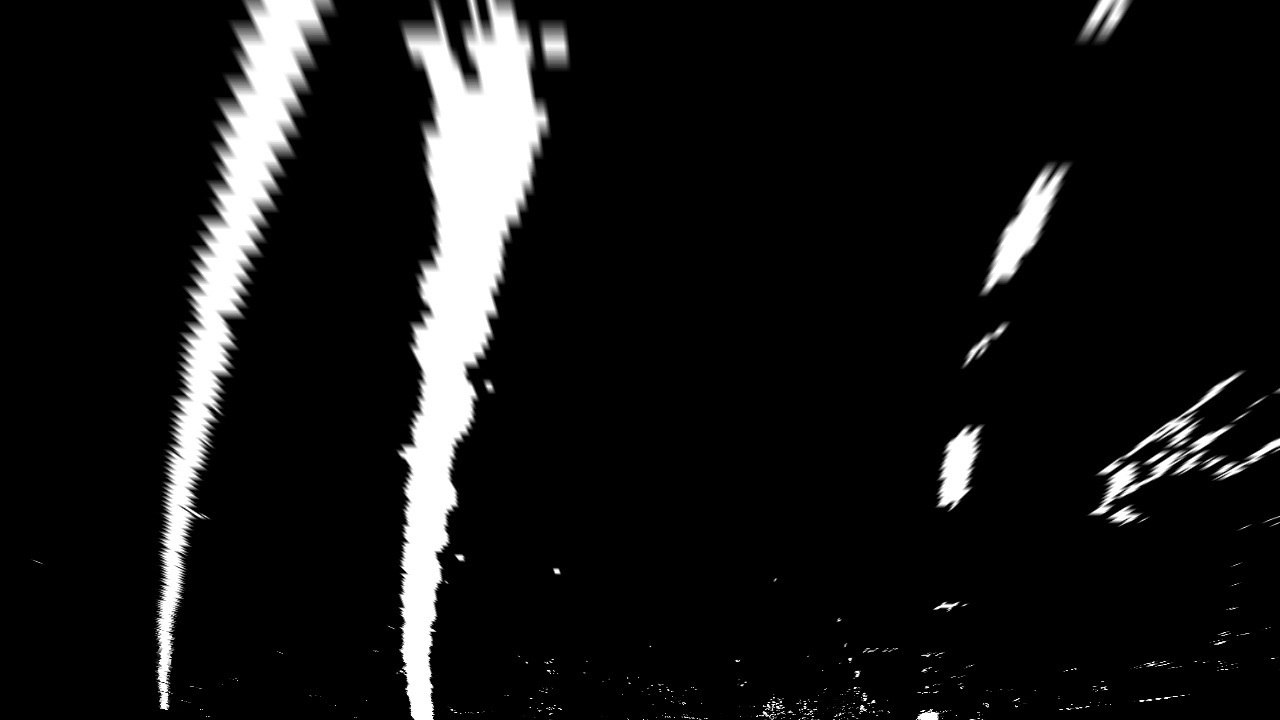
#> input picture Project 4/test_images/birdseye1.jpg, 1280 x 720 px
$ python -i video_gen.py   (imports and definitions only)   (older library calls are emulated)
#> lines starting #> are read from the running program, lines starting #| are printed output that depends on the picture
#> further down, picture is the input picture: shape (720, 1280, 3); min 0, max 255, mean 22.8
from moviepy.editor import VideoFileClip
from IPython.display import HTML
import numpy as np
import cv2
import pickle
import glob
from tracker import tracker

# Read in the saved objpoints and imgpoints
# [1 line not run here, left out]
# [1 line that did not run here, left out]
# [1 line that did not run here, left out]

def abs_sobel_thresh(img, orient='x', sobel_kernel=3, thresh=(0, 255)):
#> called with orient = 'x', sobel_kernel = 3, thresh = (0, 255)
    gray = cv2.cvtColor(img, cv2.COLOR_RGB2GRAY)
    if orient =='x':
        sobel = cv2.Sobel(gray, cv2.CV_64F, 1, 0, ksize = sobel_kernel)
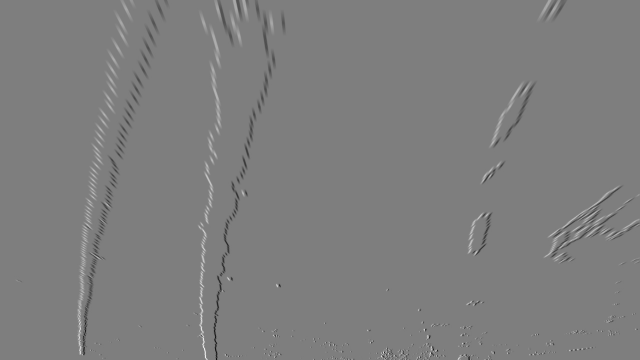
#> sobel: shape (720, 1280) float64 (shown at 1/2 size); min -988, max 1011, mean 0; drawn with min black and max white
    if orient =='y':
        sobel = cv2.Sobel(gray, cv2.CV_64F, 0, 1, ksize = sobel_kernel)
    abs_sobel = np.absolute(sobel)
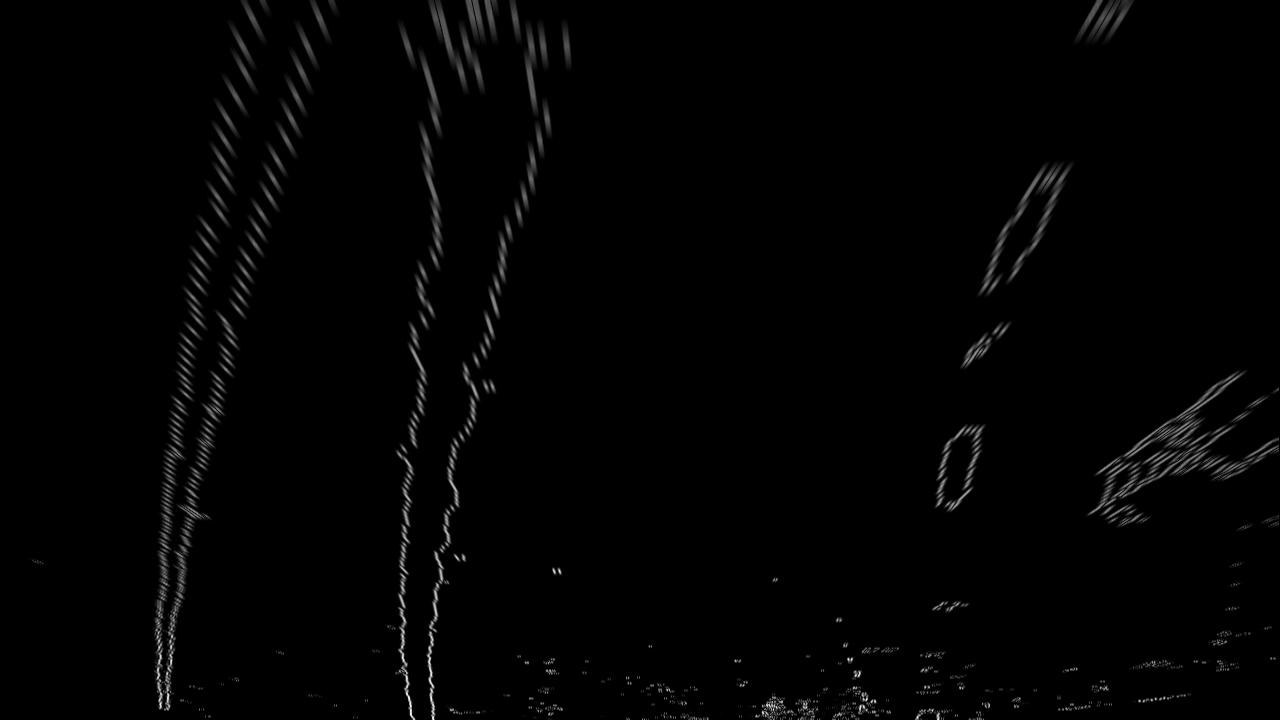
#> abs_sobel: shape (720, 1280) float64; min 0, max 1011, mean 11.6; drawn with min black and max white
    scaled_sobel = np.uint8(255*abs_sobel/np.max(abs_sobel))
    sxbinary = np.zeros_like(scaled_sobel)
    sxbinary[(scaled_sobel >= thresh[0]) & (scaled_sobel <= thresh[1])] = 1
    binary_output = sxbinary
    return binary_output

# [145 lines left out: functions mag_thresh, dir_thresh, color_threshold, window_mask, process_image, not called in this run]

Input_video = 'project_video.mp4'
Output_video = 'output1_tracked.mp4'

# [1 line that did not run here, left out]
# [1 line that did not run here, left out]
# [1 line not run here, left out]

>>> import cv2
>>> picture = cv2.cvtColor(cv2.imread('test_images/birdseye1.jpg'), cv2.COLOR_BGR2RGB)
>>> result = abs_sobel_thresh(picture)
#> result: shape (720, 1280); every value is 1

$ run again, on Project 4/test_images/birdseye2.jpg
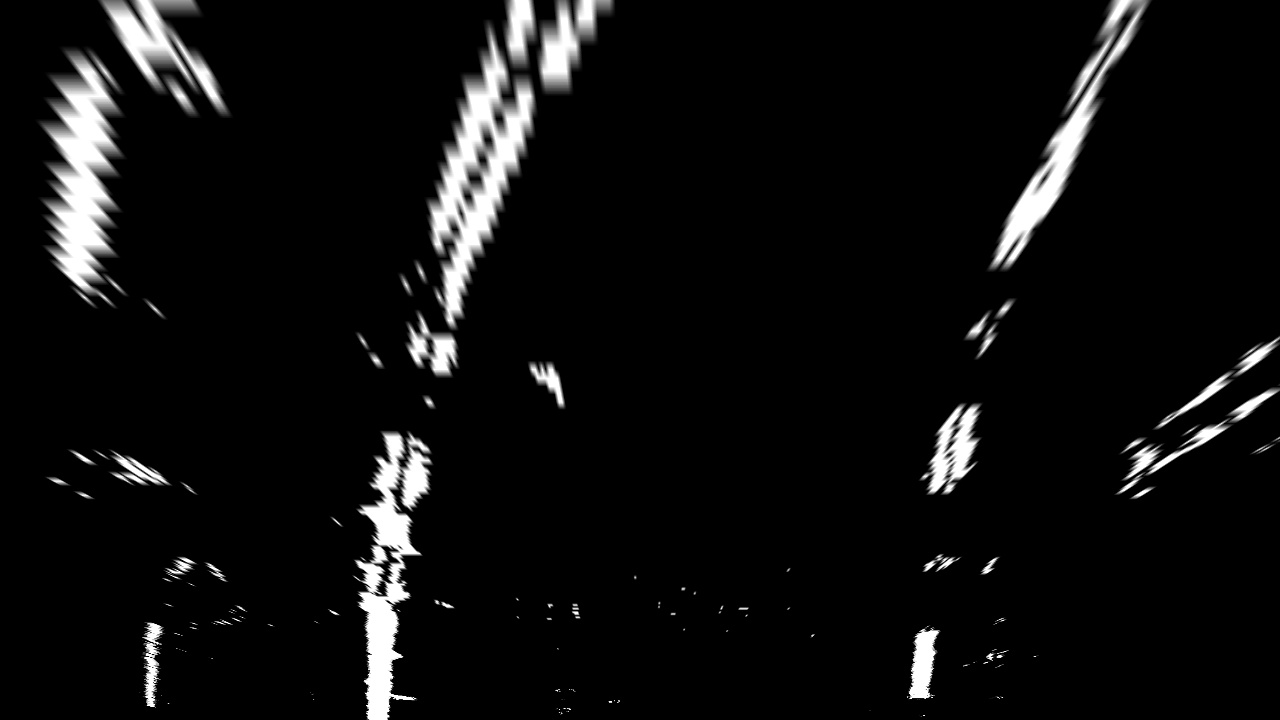
#> input picture Project 4/test_images/birdseye2.jpg, 1280 x 720 px
#> picture is the input picture: shape (720, 1280, 3); min 0, max 255, mean 15.2
#> in abs_sobel_thresh, `sobel = cv2.Sobel(gray, cv2.CV_64F, 1, 0, ksize = sobel_kernel)`:
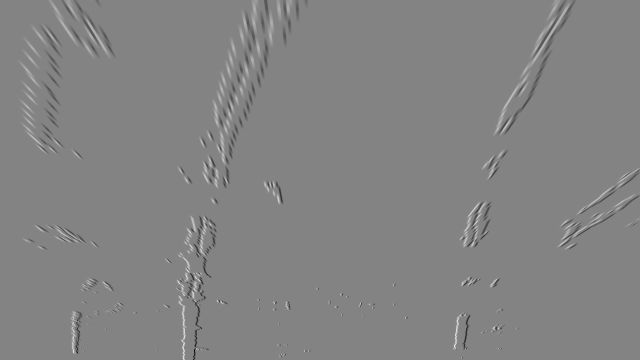
#> sobel: shape (720, 1280) float64 (shown at 1/2 size); min -1014, max 948, mean 0; drawn with min black and max white
#> in abs_sobel_thresh, `abs_sobel = np.absolute(sobel)`:
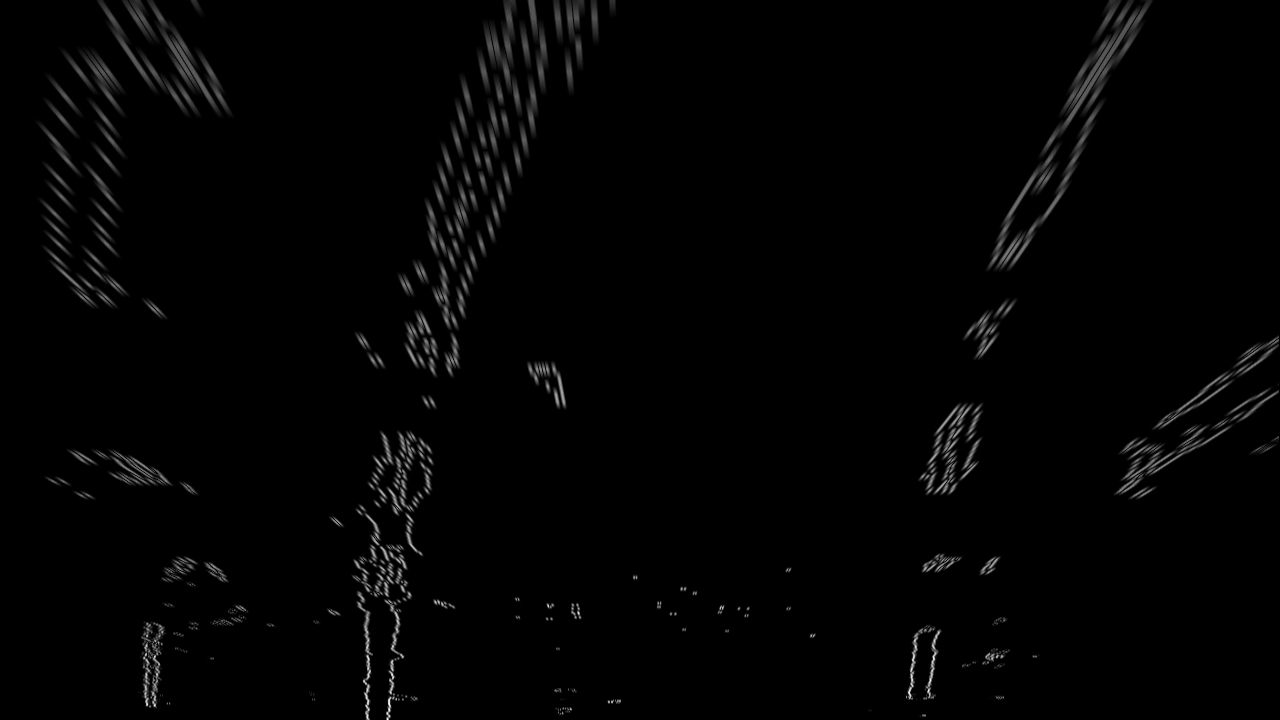
#> abs_sobel: shape (720, 1280) float64; min 0, max 1014, mean 13.4; drawn with min black and max white
#> result: shape (720, 1280); every value is 1

$ run again, on Project 4/test_images/birdseye3.jpg
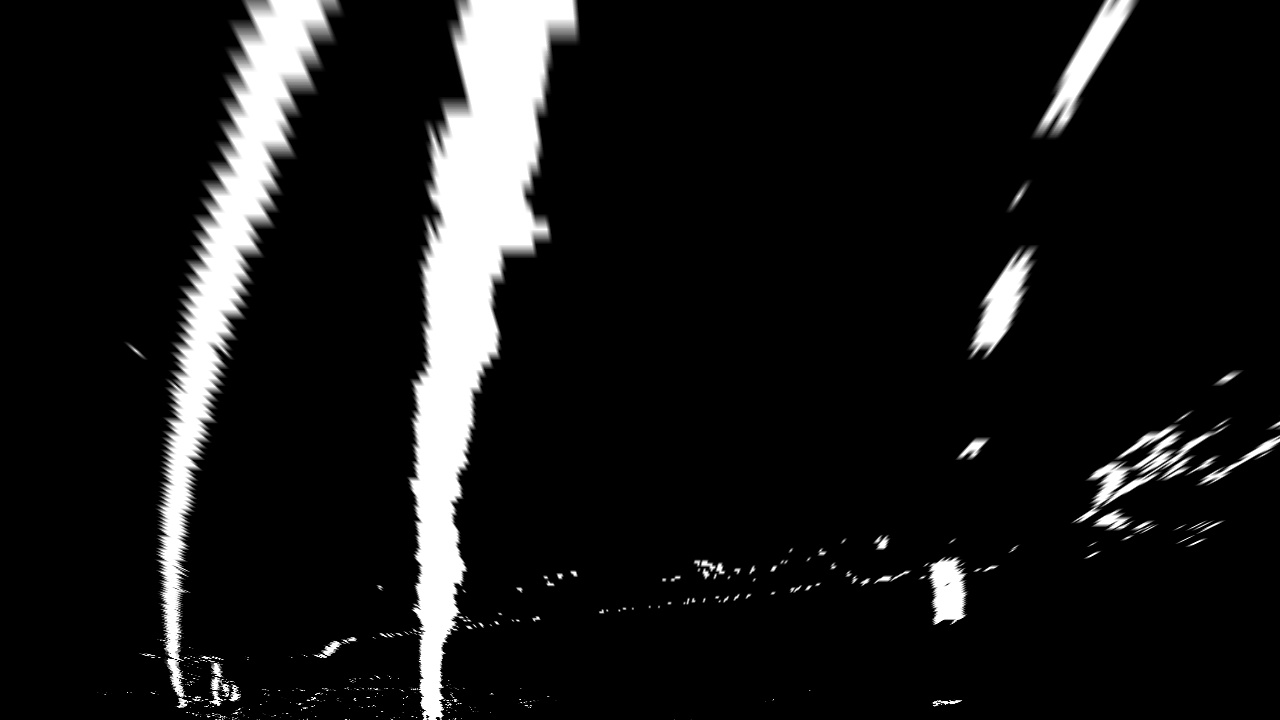
#> input picture Project 4/test_images/birdseye3.jpg, 1280 x 720 px
#> picture is the input picture: shape (720, 1280, 3); min 0, max 255, mean 24.5
#> in abs_sobel_thresh, `sobel = cv2.Sobel(gray, cv2.CV_64F, 1, 0, ksize = sobel_kernel)`:
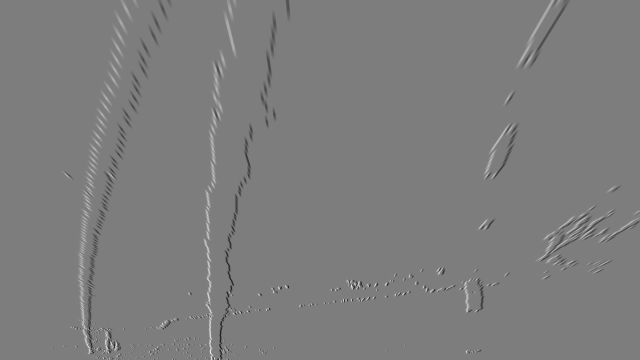
#> sobel: shape (720, 1280) float64 (shown at 1/2 size); min -966, max 993, mean 0; drawn with min black and max white
#> in abs_sobel_thresh, `abs_sobel = np.absolute(sobel)`:
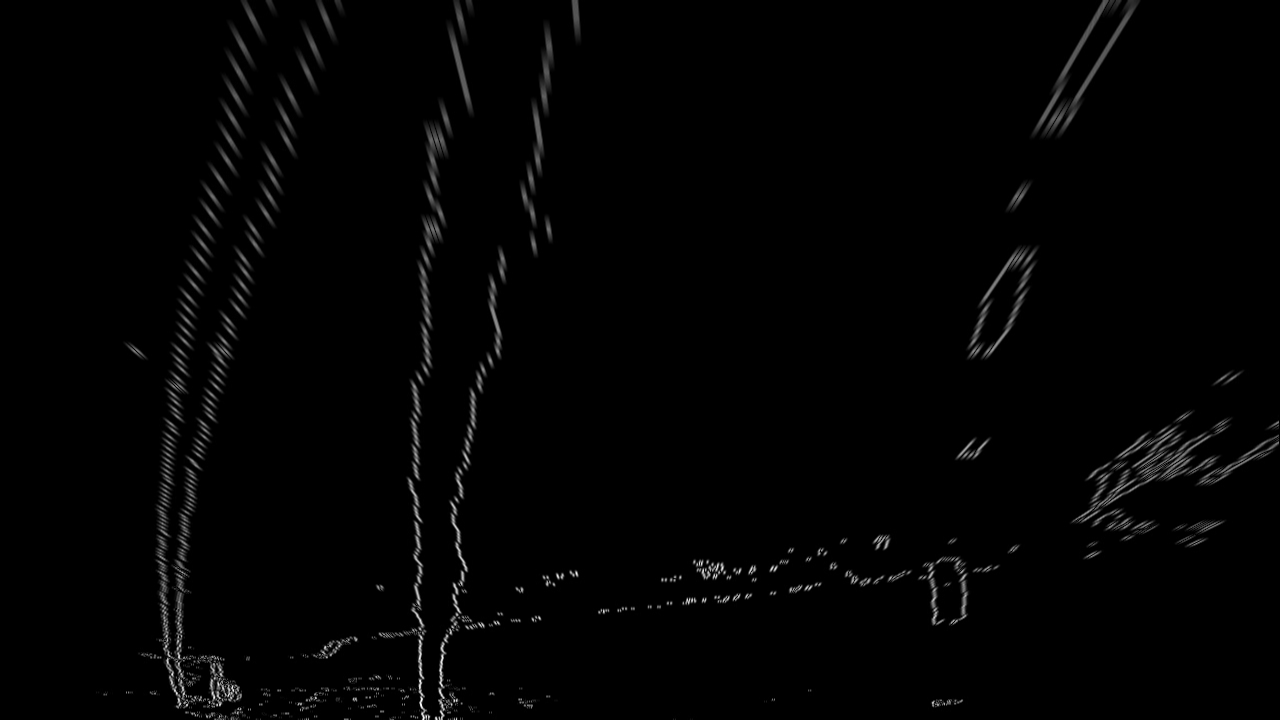
#> abs_sobel: shape (720, 1280) float64; min 0, max 993, mean 12.2; drawn with min black and max white
#> result: shape (720, 1280); every value is 1
